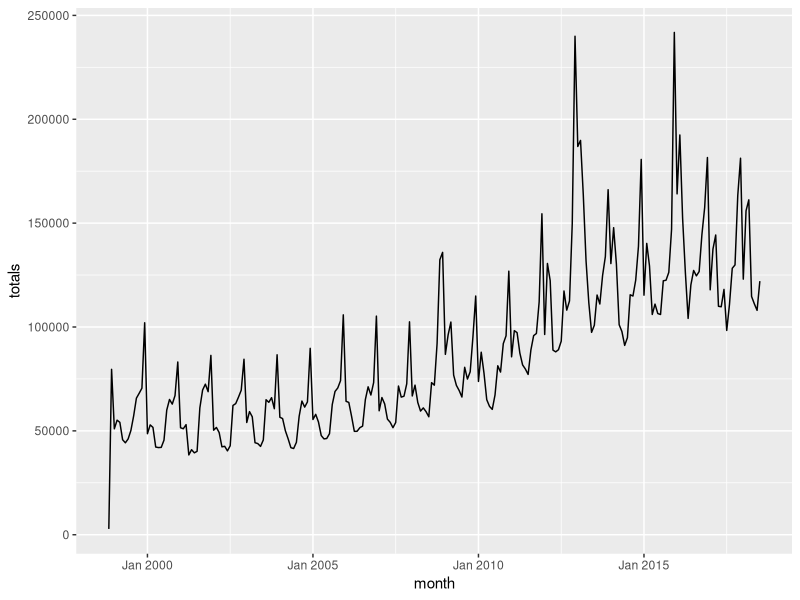

Write R code to recreate this figure.
#install.packages("tidyverse")
#install.packages("zoo")

library(tidyverse)
library(zoo)

options(stringsAsFactors = FALSE)

permits <- read.csv("nics-firearm-background-checks.csv")
permits$month <- as.yearmon(permits$month)

texas_perm <- filter(permits, permits$state == "Texas")

ggplot(data = texas_perm) + 
  geom_line(mapping = aes(x = month, y = totals))



